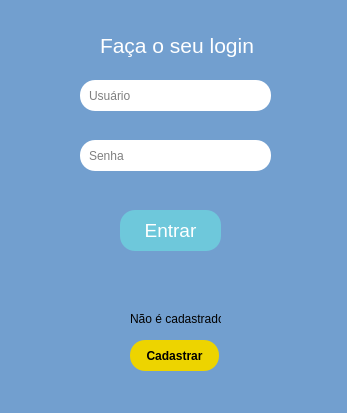
<?xml version="1.0" encoding="UTF-8"?>
<ui version="4.0">
 <class>MainWindow</class>
 <widget class="QMainWindow" name="MainWindow">
  <property name="geometry">
   <rect>
    <x>0</x>
    <y>0</y>
    <width>347</width>
    <height>413</height>
   </rect>
  </property>
  <property name="windowTitle">
   <string>Logon</string>
  </property>
  <property name="styleSheet">
   <string notr="true">background-color: rgb(114, 159, 207);</string>
  </property>
  <widget class="QWidget" name="centralwidget">
   <widget class="QPushButton" name="pushButton">
    <property name="geometry">
     <rect>
      <x>120</x>
      <y>210</y>
      <width>101</width>
      <height>41</height>
     </rect>
    </property>
    <property name="font">
     <font>
      <pointsize>14</pointsize>
      <weight>50</weight>
      <bold>false</bold>
     </font>
    </property>
    <property name="styleSheet">
     <string notr="true">background-color: #6EC8DB;
border-radius: 15px;
color: white</string>
    </property>
    <property name="text">
     <string>Entrar</string>
    </property>
   </widget>
   <widget class="QLineEdit" name="lineEdit">
    <property name="geometry">
     <rect>
      <x>80</x>
      <y>80</y>
      <width>191</width>
      <height>31</height>
     </rect>
    </property>
    <property name="styleSheet">
     <string notr="true">background-color: rgb(255,255,255);
border-radius: 15px;
padding: 5px;
padding-left: 7px;</string>
    </property>
    <property name="placeholderText">
     <string>Usuário</string>
    </property>
   </widget>
   <widget class="QLineEdit" name="lineEdit_2">
    <property name="geometry">
     <rect>
      <x>80</x>
      <y>140</y>
      <width>191</width>
      <height>31</height>
     </rect>
    </property>
    <property name="styleSheet">
     <string notr="true">background-color: rgb(255,255,255);
border-radius: 15px;
padding: 5px;
padding-left: 7px;</string>
    </property>
    <property name="placeholderText">
     <string>Senha</string>
    </property>
   </widget>
   <widget class="QLabel" name="label">
    <property name="geometry">
     <rect>
      <x>130</x>
      <y>310</y>
      <width>91</width>
      <height>17</height>
     </rect>
    </property>
    <property name="text">
     <string>Não é cadastrado?</string>
    </property>
   </widget>
   <widget class="QPushButton" name="pushButton_2">
    <property name="geometry">
     <rect>
      <x>130</x>
      <y>340</y>
      <width>89</width>
      <height>31</height>
     </rect>
    </property>
    <property name="font">
     <font>
      <weight>75</weight>
      <bold>true</bold>
     </font>
    </property>
    <property name="styleSheet">
     <string notr="true">background-color: rgb(237, 212, 0);
border-radius: 15px;
</string>
    </property>
    <property name="text">
     <string>Cadastrar</string>
    </property>
   </widget>
   <widget class="QLabel" name="label_2">
    <property name="geometry">
     <rect>
      <x>100</x>
      <y>30</y>
      <width>161</width>
      <height>31</height>
     </rect>
    </property>
    <property name="styleSheet">
     <string notr="true">font-size: 16pt;
color: white;</string>
    </property>
    <property name="text">
     <string>Faça o seu login</string>
    </property>
   </widget>
   <widget class="QLabel" name="label_3">
    <property name="geometry">
     <rect>
      <x>80</x>
      <y>180</y>
      <width>201</width>
      <height>21</height>
     </rect>
    </property>
    <property name="font">
     <font>
      <pointsize>12</pointsize>
      <weight>75</weight>
      <bold>true</bold>
     </font>
    </property>
    <property name="styleSheet">
     <string notr="true">color: rgb(237, 212, 0);</string>
    </property>
    <property name="text">
     <string/>
    </property>
   </widget>
   <widget class="QLabel" name="label_4">
    <property name="geometry">
     <rect>
      <x>40</x>
      <y>75</y>
      <width>31</width>
      <height>40</height>
     </rect>
    </property>
    <property name="text">
     <string/>
    </property>
    <property name="pixmap">
     <pixmap>login.png</pixmap>
    </property>
   </widget>
   <widget class="QLabel" name="label_5">
    <property name="geometry">
     <rect>
      <x>40</x>
      <y>135</y>
      <width>31</width>
      <height>40</height>
     </rect>
    </property>
    <property name="text">
     <string/>
    </property>
    <property name="pixmap">
     <pixmap>senha.png</pixmap>
    </property>
   </widget>
  </widget>
  <widget class="QMenuBar" name="menubar">
   <property name="geometry">
    <rect>
     <x>0</x>
     <y>0</y>
     <width>347</width>
     <height>21</height>
    </rect>
   </property>
  </widget>
  <widget class="QStatusBar" name="statusbar"/>
 </widget>
 <resources/>
 <connections/>
</ui>
